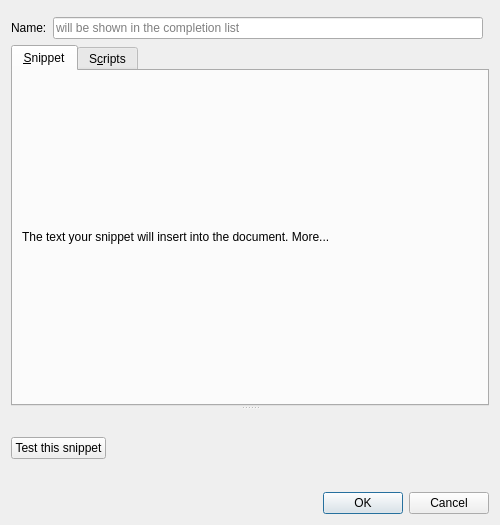
<?xml version="1.0" encoding="UTF-8"?>
<ui version="4.0">
 <class>EditSnippetBase</class>
 <widget class="QWidget" name="EditSnippetBase">
  <property name="geometry">
   <rect>
    <x>0</x>
    <y>0</y>
    <width>500</width>
    <height>525</height>
   </rect>
  </property>
  <property name="minimumSize">
   <size>
    <width>500</width>
    <height>0</height>
   </size>
  </property>
  <layout class="QVBoxLayout" name="verticalLayout">
   <item>
    <widget class="KMessageWidget" name="messageWidget" native="true">
     <property name="visible">
      <bool>true</bool>
     </property>
     <property name="closeButtonVisible" stdset="0">
      <bool>false</bool>
     </property>
    </widget>
   </item>
   <item>
    <layout class="QHBoxLayout" name="horizontalLayout">
     <item>
      <widget class="QLabel" name="snippetName">
       <property name="text">
        <string>Name:</string>
       </property>
      </widget>
     </item>
     <item>
      <widget class="QLineEdit" name="snippetNameEdit">
       <property name="placeholderText">
        <string>will be shown in the completion list</string>
       </property>
      </widget>
     </item>
     <item>
      <widget class="KKeySequenceWidget" name="snippetShortcut"/>
     </item>
    </layout>
   </item>
   <item>
    <widget class="QSplitter" name="splitter">
     <property name="orientation">
      <enum>Qt::Vertical</enum>
     </property>
     <widget class="QTabWidget" name="editorTabs">
      <property name="currentIndex">
       <number>0</number>
      </property>
      <widget class="QWidget" name="snippetTab">
       <attribute name="title">
        <string>&amp;Snippet</string>
       </attribute>
       <layout class="QVBoxLayout" name="verticalLayout_2">
        <item>
         <widget class="QLabel" name="snippetLabel">
          <property name="text">
           <string>The text your snippet will insert into the document. &lt;a href=&quot;A snippet can contain editable fields. They can be cycled by pressing Tab. The following expressions can be used in the template text to create fields: &lt;br&gt;&lt;tt&gt;${field_name}&lt;/tt&gt; creates a simple, editable field. All subsequent occurrences of the same field_name create fields which mirror the contents of the first during editing.&lt;br&gt;&lt;tt&gt;${field_name=default}&lt;/tt&gt; can be used to specify a default value for the field. &lt;tt&gt;default&lt;/tt&gt; can be any JavaScript expression.&lt;br&gt;Use &lt;tt&gt;${field_name=text}&lt;/tt&gt; to specify a fixed string as default value.&lt;br&gt;&lt;tt&gt;${func(other_field1, other_field2, ...)}&lt;/tt&gt; can be used to create a field which evaluates a JavaScript function on each edit and contains its contents. See the Scripts tab for more information.&lt;br&gt;&lt;tt&gt;${cursor}&lt;/tt&gt; can be used to mark the end position of the cursor after everything else was filled in.&quot;&gt;More...&lt;/a&gt;</string>
          </property>
          <property name="textFormat">
           <enum>Qt::RichText</enum>
          </property>
          <property name="wordWrap">
           <bool>true</bool>
          </property>
         </widget>
        </item>
       </layout>
      </widget>
      <widget class="QWidget" name="scriptTab">
       <attribute name="title">
        <string>S&amp;cripts</string>
       </attribute>
       <layout class="QVBoxLayout" name="verticalLayout_4">
        <item>
         <widget class="QLabel" name="scriptLabel">
          <property name="text">
           <string>Write down JavaScript helper functions to use in your snippets here. &lt;a href=&quot;All JavaScript functions should return the contents you want to place in a template field as a string.&lt;br&gt;Functions are called in a scope which contains the contents of all editable template fields as local variables. For example in a snippet containing &lt;tt&gt;${field}&lt;/tt&gt;, a variable called &lt;tt&gt;field&lt;/tt&gt; will be present which contains the up-to-date contents of the template field. Those variables can either be used in the function statically or passed as arguments, by using the &lt;tt&gt;${func(field)}&lt;/tt&gt; or &lt;tt&gt;${field2=func(field)}&lt;/tt&gt; syntax in the snippet string.&lt;br&gt;You can use the kate scripting API to get the selected text, full text, file name and more by using the appropriate methods of the &lt;tt&gt;document&lt;/tt&gt; and &lt;tt&gt;view&lt;/tt&gt; objects. Refer to the scripting API documentation for more information.&quot;&gt;More...&lt;/a&gt;</string>
          </property>
          <property name="wordWrap">
           <bool>true</bool>
          </property>
         </widget>
        </item>
       </layout>
      </widget>
     </widget>
     <widget class="QWidget" name="testWidget" native="true">
      <layout class="QVBoxLayout" name="verticalLayout_3">
       <item>
        <layout class="QHBoxLayout" name="horizontalLayout_4">
         <item>
          <widget class="QPushButton" name="dotest_button">
           <property name="text">
            <string>Test this snippet</string>
           </property>
          </widget>
         </item>
         <item>
          <spacer name="horizontalSpacer">
           <property name="orientation">
            <enum>Qt::Horizontal</enum>
           </property>
           <property name="sizeHint" stdset="0">
            <size>
             <width>40</width>
             <height>20</height>
            </size>
           </property>
          </spacer>
         </item>
        </layout>
       </item>
      </layout>
     </widget>
    </widget>
   </item>
   <item>
    <widget class="QDialogButtonBox" name="buttons">
     <property name="standardButtons">
      <set>QDialogButtonBox::Cancel|QDialogButtonBox::Ok</set>
     </property>
    </widget>
   </item>
  </layout>
 </widget>
 <customwidgets>
  <customwidget>
   <class>KKeySequenceWidget</class>
   <extends>QWidget</extends>
   <header>kkeysequencewidget.h</header>
  </customwidget>
  <customwidget>
   <class>KMessageWidget</class>
   <extends>QWidget</extends>
   <header>kmessagewidget.h</header>
  </customwidget>
 </customwidgets>
 <resources/>
 <connections/>
</ui>
